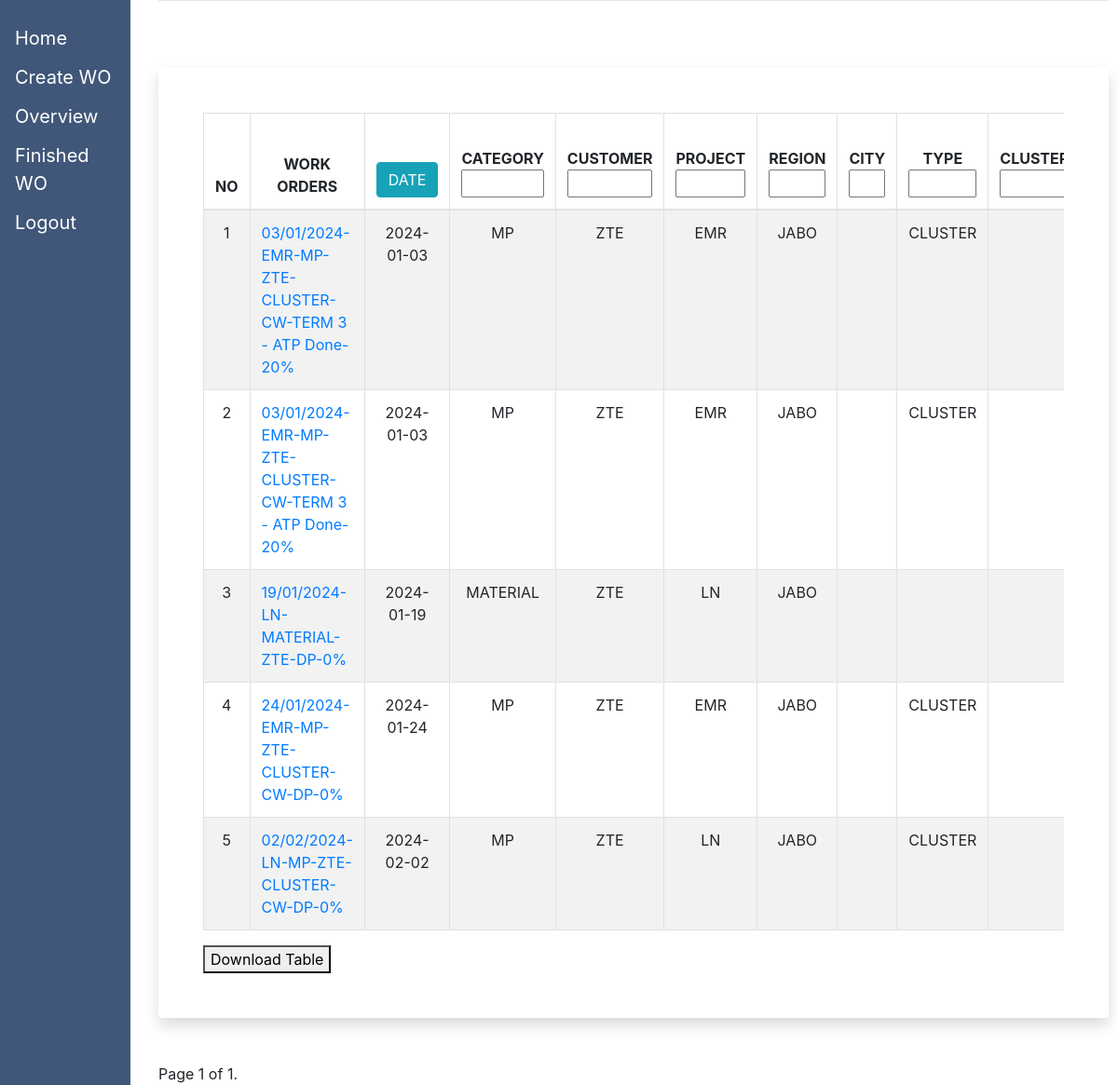
The page /finished_wo/ (signed in) on the database as committed earlier.
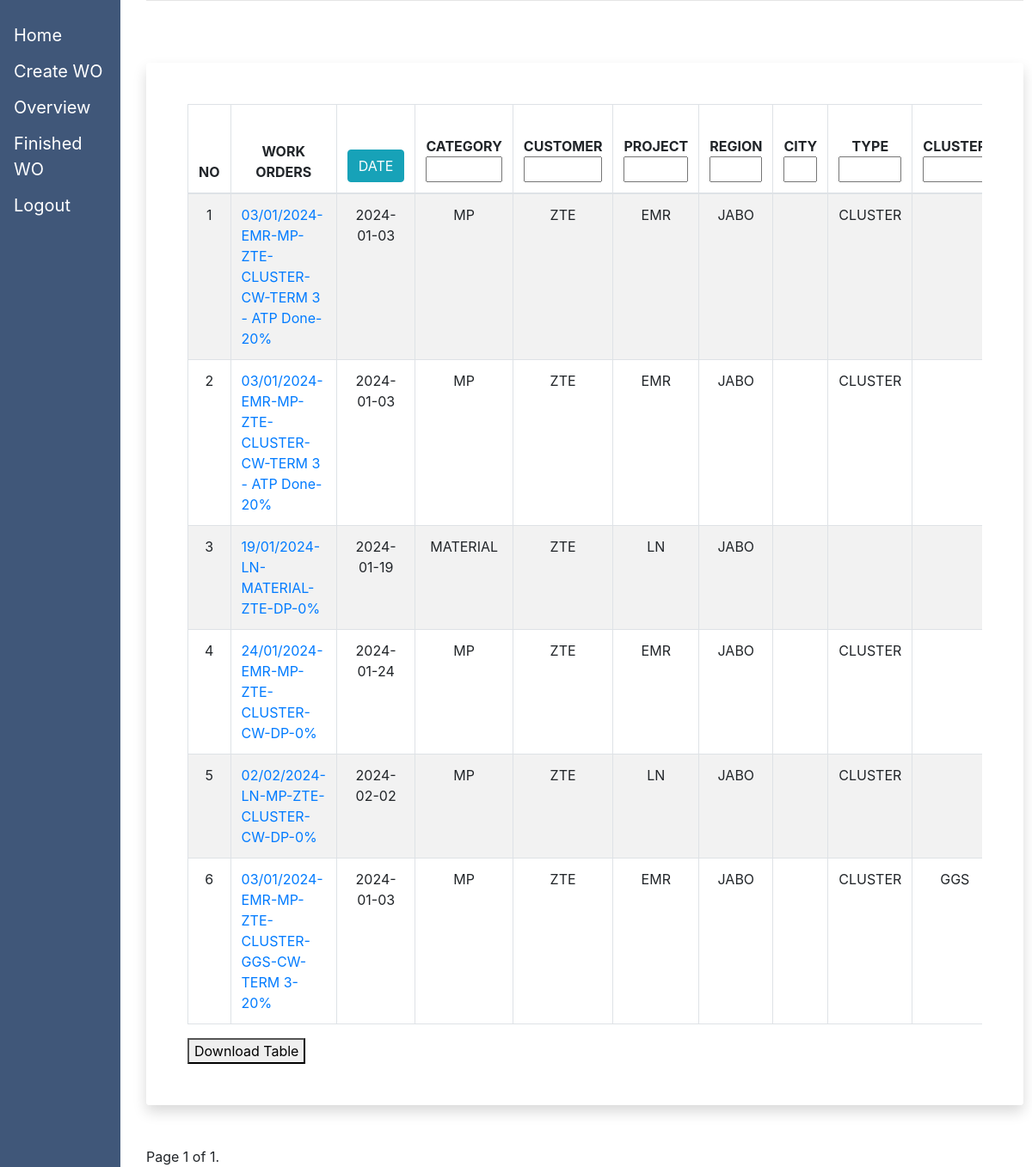
The same page on the database as committed later.
### myapp/models.py (models this page shows, shortened)
class WorkOrder(models.Model):
    company = models.CharField(blank = True, max_length = 100, default ="")
    pricing_type = models.CharField(blank = True, max_length = 100, default ="")
    ceoCheck = models.BooleanField(default = False)
    rightHandCheck = models.BooleanField(default = False)
    personalAssistantCheck = models.BooleanField(default = False)
    financeCheck = models.BooleanField(default = False)
    extendable = models.BooleanField(default = False)
    remarksOverview = models.CharField(blank = True, max_length = 100, default ="")
    wo_date = models.DateField(blank = True, default=timezone.now)
    shortdate = models.CharField(max_length=100, blank = True, default = "")
    wo_number = models.CharField(max_length=100, blank = True, default = "")
    request_by = models.CharField(max_length = 100, blank = True, default = "")
    category = models.CharField(max_length=100, blank = True, default = "")
    project = models.CharField(max_length=100, blank = True, default = "")
    bank = models.CharField(max_length=100, blank = True, default = "")
    customer = models.CharField(max_length=100, blank = True, default = "")
    account_name = models.CharField(max_length=100, blank = True, default = "")
    department = models.CharField(max_length=100, blank = True, default = "")
    account_number = models.CharField(max_length=100, blank = True, default = "")
    region = models.CharField(max_length=100, blank = True, default = "" )
    phone_number = models.CharField(max_length=100, blank = True, default = "")
    city = models.CharField(max_length=100, blank = True, default = "")
    npwp = models.CharField(max_length=100, blank = True, default = "")
    clusterName = models.CharField(max_length = 100 ,default ="", blank = True)
    siteId = models.CharField(max_length = 100,default ="", blank = True)
    type = models.CharField(max_length =100 , default ="", blank = True)
    workType = models.CharField(max_length =100 , default ="", blank = True)
    hp = models.CharField(max_length = 100,default ="", blank = True)
    odbId = models.CharField(max_length = 100,default ="", blank = True)
    suffixId = models.CharField(max_length = 100,default ="", blank = True)
    workOrder = models.ManyToManyField(ScopeOfWork, blank = True)
    grandTotalActual = models.FloatField(default = 0, blank = True)
    grandTotalBoq = models.FloatField(default = 0, blank = True)
    hpD = models.FloatField(default = 0, blank = True, )
    amountD = models.FloatField(default = 0, blank = True)
    unitPriceD =  models.FloatField(default = 0, blank = True)
    remarkD =  models.CharField(max_length = 100,default ="", blank = True)
    remarks1 = models.CharField(max_length = 100,default ="", blank = True)
    remarks2 = models.CharField(max_length = 100,default ="", blank = True)
    totalAmount = models.FloatField(default = 0, blank = True)
    paymentTerm = models.CharField(max_length = 100,default ="", blank = True)
    termPercentage = models.CharField(max_length = 100,default ="", blank = True)
    termAmount = models.FloatField(default = 0, blank = True)
    termRemark = models.CharField(max_length = 100,default ="", blank = True)
    paymentTax = models.CharField(max_length = 100,default ="", blank = True)
    taxPercentage = models.CharField(max_length = 100,default ="", blank = True)
    taxAmount = models.FloatField(default = 0, blank = True)
    taxRemark = models.CharField(max_length = 100,default ="", blank = True)
    deductions = models.ManyToManyField(Deduction, blank=True)
    finalGrandTotal = models.FloatField(default = 0, blank = True)
    paymentInformation = models.ManyToManyField(Payment, blank=True)
    team_list = models.FileField(upload_to='team_list/' , blank=True, null=True)
    picture_of_team = models.FileField(upload_to='picture_of_team/' , blank=True, null=True)
    checklist_boq_actual_attachment = models.FileField(upload_to='checklist_boq_actual_attachment/' , blank=True, null=True)
    cover_acceptance_attachment = models.FileField(upload_to='cover_acceptance_attachment/' , blank=True, null=True)
    cover_opm_attachment = models.FileField(upload_to='cover_opm_attachment/' , blank=True, null=True)
    fac_certificate = models.FileField(upload_to='fac_certificate/' , blank=True, null=True)
    no_issue_agreement = models.FileField(upload_to='no_issue_agreement/' , blank=True, null=True)
    capture_approval = models.FileField(upload_to='capture_approval/' , blank=True, null=True)
    capture_drm = models.FileField(upload_to='capture_drm/' , blank=True, null=True)
    bak = models.FileField(upload_to='bak/' , blank=True, null=True)
    surat_izin =  models.CharField(max_length =100, default ="", blank = True)
    bap_open =  models.CharField(max_length =100, default ="", blank = True)
    form_survey =  models.CharField(max_length =100, default ="", blank = True)
    bap_snd =  models.CharField(max_length =100, default ="", blank = True)
    layout =  models.CharField(max_length =100, default ="", blank = True)
    invoice = models.FileField(upload_to='invoice/' , blank=True, null=True)
    scopeOfWorkCount = models.IntegerField(default = 0, blank = True)
    deductionCount = models.IntegerField(default = 0, blank = True)
    paymentCount = models.IntegerField(default = 0, blank = True)
    def wo_string(self):
        wo_date_str = self.wo_date.strftime('%Y-%m-%d') if self.wo_date else ''
        category_str = self.category if self.category else ''
        project_str = self.project if self.project else ''
        customer_str = self.customer if self.customer else ''
        type_str = self.type if self.type else ''
        cluster_name_str = self.clusterName if self.clusterName else ''
        siteid_str = self.siteId if self.siteId else ''
        odbid_str = self.odbId if self.odbId else ''
        worktype_str = self.workType if self.workType else ''
        payment_term_str = self.paymentTerm if self.paymentTerm else ''
        term_percentage_str = str(self.termPercentage) if self.termPercentage else ''
        parts = [convertDate(wo_date_str),project_str,category_str ,customer_str, type_str,cluster_name_str,siteid_str,odbid_str,worktype_str , payment_term_str, term_percentage_str]
        returnString = '-'.join(part for part in parts if part)
        return returnString

### myapp/views.py (the view, shortened to what this page needs)
# urls.py: path("finished_wo/", views.finished_wo, name='finished_wo'),
@login_required
def finished_wo(request):
    finished_work_orders = WorkOrder.objects.filter(
        personalAssistantCheck=True,
        ceoCheck=True,
        rightHandCheck=True,
        financeCheck=True
    ).order_by('id')
    paginator = Paginator(finished_work_orders, 20)
    page_number = request.GET.get('page')
    page_obj = paginator.get_page(page_number)
    current_page = int(page_number) if page_number else 1
    starting_index = (current_page - 1) * 20
    context = {
        'page_obj': page_obj,
        'starting_index': starting_index,
        'finished': finished_work_orders,
        'is_rightHand': request.user.groups.filter(name='rightHand').exists(),
    }
    return render(request, 'finished_wo.html', context)

### myapp/models.py (called while the page is built)
def convertDate(date_str):
    try:
        date_obj = datetime.strptime(date_str, "%Y-%m-%d")
        return date_obj.strftime("%d/%m/%Y")
    except ValueError:
        return "Invalid date format"

### myapp/templates/finished_wo.html (shortened to what this page needs)
{% extends 'base.html' %}
{% block content %}
  {% if user.is_authenticated %}
<div class="row py-5">
  <div class="col-lg-12 mx-auto">
    <div class="card rounded shadow border-0">
      <div class="card-body p-5 bg-white rounded">
        <form method ="GET" id = "filter-form">
          <div class ="table-responsive">
            <table id="example" border="1" class="table table-striped table-bordered" >
              <thead>
                  <tr>
                    <th >NO</th>
                    <th>WORK ORDERS </th>
                    <th >
                      <button type="button" class="btn btn-info" data-toggle="modal" data-target="#dateFilterModal">
                        DATE
                      </button>
                      </th>
                    <th >
                      CATEGORY
                      <input type="text" name="category" style="width: 100%;">
                    </th>
                    <th >
                      CUSTOMER
                      <input type="text" name="customer" style="width: 100%;">
                    </th>
                    <th >
                      PROJECT
                      <input type="text" name="project" style="width: 100%;">
                    </th>
                    <th >
                      REGION
                      <input type="text" name="region" style="width: 100%;">
                    </th>
                    <th >
                      CITY
                      <input type="text" name="city" style="width: 100%;">
                    </th>
                    <th >
                      TYPE
                      <input type="text" name="type"style="width: 100%;" >
                    </th>
                    <th>
                      CLUSTER
                      <input type="text" name="clusterName"style="width: 100%;">
                    </th>
                  </tr>
              </thead>
              <tbody>
                {% for order in page_obj %}
                  <tr>
                    <td>
                      {{ forloop.counter|add:starting_index }}
                    </td>
                    <td>
                      <a href="{% url 'view_wo' order.id order.category order.company order.project%}">{{ order.wo_string }}</a>
                    </td>
                    <td>
                      {{ order.wo_date|date:"Y-m-d" }}
                      </td>
                    <td>
                      {{order.category}}
                    </td>
                    <td>
                      {{order.customer}}
                    </td>
                    <td>
                      {{order.project}}
                    </td>
                    <td>
                      {{order.region}}
                    </td>
                    <td>
                    </td>
                    <td>
                      {{order.type}}
                    </td>
                    <td>
                      {{order.clusterName}}
                    </td>
                  </form>
                </tr>
                {% empty %}
                <tr><td colspan="20">No work orders available.</td></tr>
                  {% endfor %}
          </div>
        <button onclick="exportTableToXSLX('example', 'finished_wo_data.xlsx')">Download Table</button>
    </div>
    </div>
  </div>
</div>
<div class="pagination">
  <span class="step-links">
      <span class="current">
          Page {{ page_obj.number }} of {{ page_obj.paginator.num_pages }}.
      </span>
  </span>
</div>
  {% else %}
    {% with 'login' as login_url %}
      {% load static %}
      {% load i18n %}
      {% load tz %}
    {% endwith %}
  {% endif %}
{% endblock %}

### myapp/templates/base.html (shortened to what this page needs)
<!DOCTYPE html>
<html lang="en">
<head>
    <link rel="stylesheet" href="https://stackpath.bootstrapcdn.com/bootstrap/4.5.2/css/bootstrap.min.css">
</head>
<body>
  <div class="sidenav">
    <a href="/home">Home</a>
    <a href="/create_wo">Create WO</a>
    <a href="/overview"> Overview </a>
    <a href="/finished_wo"> Finished WO </a>
    <a href="/logout"> Logout </a>
  </div>
  <div class="main">
    <div class="row justify-content-center">
      <div class="col-12">
        {% block content %}
        {% endblock %}
      </div>
    </div>
</body>
</html>

### myapp/templates/base.html (style rules this page uses)
.sidenav { height: 100%; width: 140px; position: fixed; z-index: 1; top: 0; left: 0; background-color: #405779; overflow-x: hidden; padding-top: 20px; }
.sidenav a { padding: 6px 8px 6px 16px; text-decoration: none; font-size: 20px; color: white; display: block; }
.main { margin-left: 160px; padding: 0px 10px; }

### myapp/templates/finished_wo.html (style rules this page uses)
#example th { text-align: center; }
#example td:nth-child(1) { text-align: center; width: 4%; }
#example td:nth-child(2) { text-align: left; width: 5%; }
#example td:nth-child(3) { text-align: center; width: 2%; }
#example td:nth-child(4) { text-align: center; width: 2%; }
#example td:nth-child(5) { text-align: center; width: 2%; }
#example td:nth-child(6) { text-align: center; width: 2%; }
#example td:nth-child(7) { text-align: center; width: 8%; }
#example td:nth-child(8) { text-align: center; width: 8%; }
#example td:nth-child(9) { text-align: center; width: 16%; }
#example td:nth-child(10) { text-align: center; width: 10%; }

Rows that differ between the two databases and show on the page:
added WorkOrder: wo_string "03/01/2024-EMR-MP-ZTE-CLUSTER-GGS-CW-TERM 3-20%", wo_date "2024-01-03", category "MP", customer "ZTE", project "EMR", region "JABO", type "CLUSTER", clusterName "GGS"
